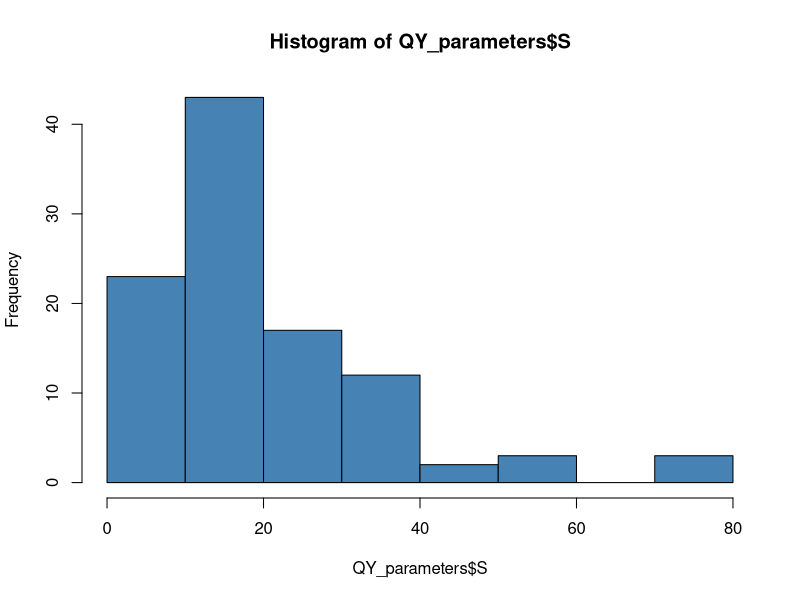
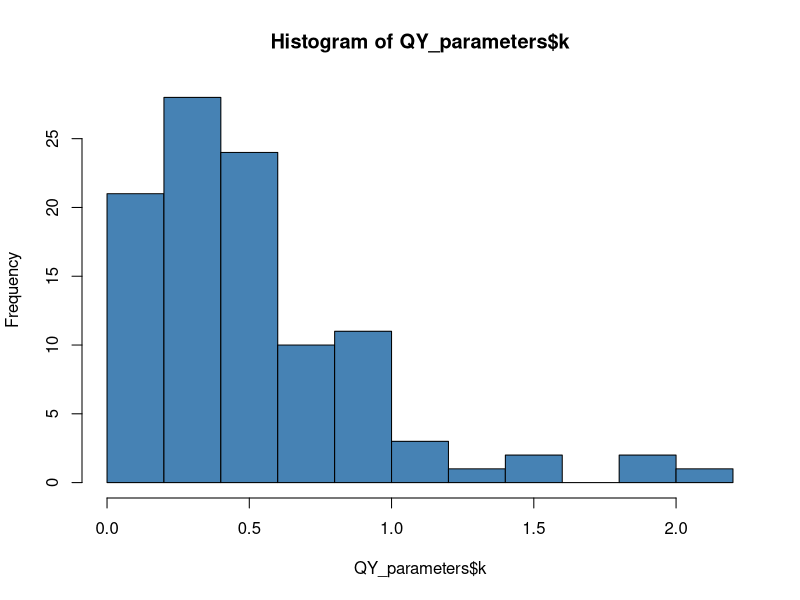

Write R code to recreate these figures, in order. (Note: this script raises an error after producing the figures.)
## ---- chunk 1
library(dplyr)

setwd("~/Documents/PhD/Chapter 4/Data/Phenoplate data/R analysis")
QY_parameters <- read.csv("Thermal Curves/QY_ek/inverted exponential.csv", header = TRUE, stringsAsFactors = TRUE)
# Only the cols we care about
QY_parameters <- QY_parameters[, c(2, 3, 4, 5, 6)]
# Rename cols to simplify
colnames(QY_parameters) <- c('Sample', 'SampleGroup', 'S', 'k', 'I')
## ---- chunk 2
anova_S <- aov(S ~ SampleGroup, data = QY_parameters)
summary(anova_S)
TukeyHSD(anova_S)
#boxplot(S ~ SampleGroup, data = QY_parameters)

#Normality test
shapiro.test(QY_parameters$S)

#Histogram
hist(QY_parameters$S, col='steelblue')

## ---- chunk 3
anova_k <- aov(k ~ SampleGroup, data = QY_parameters)
summary(anova_k)
TukeyHSD(anova_k)
#boxplot(k ~ SampleGroup, data = QY_parameters)

#Normality test
shapiro.test(QY_parameters$k)

#Histogram
hist(QY_parameters$k, col='steelblue')
## ---- chunk 4
library(ggplot2)

ggplot(QY_parameters, aes(SampleGroup, S)) +
  geom_boxplot() +
  theme(axis.text.x=element_text(angle = 45, hjust = 1)) +
  christineTheme 

ggplot(QY_parameters, aes(SampleGroup, k)) +
  geom_boxplot() +
  theme(axis.text.x=element_text(angle = 45, hjust = 1)) +
  christineTheme
